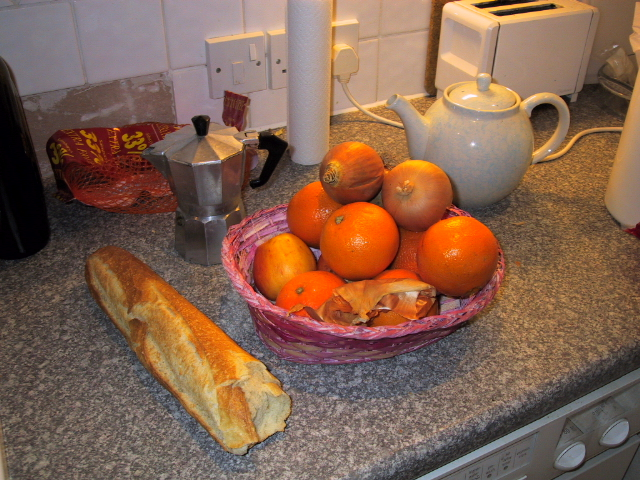
%> input picture matlab/toolbox/structure_and_motion/j1.bmp, 640 x 480 px
$ octave torr_cor_script.m   (GNU Octave 9; MATLAB toolbox functions it lacks are replaced by stand-ins)
%> lines starting %> are read from the running program, lines starting %| are printed output that depends on the picture
### matlab/toolbox/structure_and_motion/torr_charris.m
% %
% % HISTORY
%   2001 Philip Torr (philtorr@microsoft.com, phst@robots.ac.uk) at Microsoft
%   Created.
%
%  Copyright © Microsoft Corp. 2002
%
%
% REF:	"A combined corner and edge detector", C.G. Harris and M.J. Stephens
%	Proc. Fourth Alvey Vision Conf., Manchester, pp 147-151, 1988.
%
%%to do: we might want to make this so it can either take a threshold or a fixed number of corners...
%
% c_coord is the n x 2 x,y position of the corners
% im is the image as a matrix
% width is the width of the smoothing function
% sigma is the smoothing sigma
% subpixel = 1 for subpixel results (not implemented yet)

%%%%%bugs fixed Jan 2003

function [c_coord] = torr_charris(im, ncorners, width, sigma, subpixel)


if (nargin < 2)
    error('not enough input in  charris');
elseif (nargin ==2)
    width = 3; %default
    sigma = 1;
end

if (nargin < 5)
    subpixel = 0;
end

mask = [-1 0 1; -1 0 1; -1 0 1] / 3;

% compute horizontal and vertical gradients
%%note because of the way Matlab does this Ix and Iy will be 2 rows and columns smaller than im
Ix = conv2(im, mask, 'valid');
Iy = conv2(im, mask', 'valid');

% compute squares amd product
Ixy = Ix .* Iy;
Ix2 = Ix.^2;
Iy2 = Iy.^2;
Ixy2 = Ixy .^2;

% smooth them
gmask = torr_gauss_mask(width, sigma);

%gim = conv2(im, gmask, 'valid');
%%note because of the way Matlab does this Ix and Iy will be width*2 rows and columns smaller than Ix2,
% for a total of (1 + width)*2 smaller than im.
GIx2 = conv2(Ix2, gmask, 'valid');
GIy2 = conv2(Iy2, gmask, 'valid');
GIxy2 = conv2(Ixy2, gmask, 'valid');

% computer cornerness
% c = (GIx2 + GIy2) ./ (GIx2 .* GIy2 - GIxy2 + 1.0);

 %%%one problem is that this could be negative for certain images.
c = (GIx2 + GIy2) - 0.04 * (GIx2 .* GIy2 - GIxy2.^2);
%figure
%imagesc(c);
%figure
%c is smaller than before got border of 2 taken off all round
%size(c)

%compute max value around each pixel
%cmin = imorph(c, ones(3,3), 'min');
%assuming that the values in c are all positive,
%this returns the max value at that pixel if it is a local maximum,
%otherwise we return an arbitrary negative value
cmax = torr_max3x3(double(c));

%
% if pixel equals max, it is a local max, find index,
ci3 = find(c == cmax);
cs3 = c(ci3);

[cs2,ci2] = sort(cs3); %ci2 2 is an index into ci3 which is an index into c


%put strongest ncorners corners in a list cs together with indices ci

l = length(cs2)
lb = max(1,l-ncorners+1);

cs = cs2(lb:l);
ci2s = ci2(lb:l);

ci = ci3(ci2s);

corn_thresh = cs(1);

disp(corn_thresh);


%row and column of each corner

[nrows, ncols] = size(c);

%plus four for border
%   c_row = rem(ci,nrows) +4;
%   c_col = ( ci - c_row )/nrows + 1 +4;
border = 1 + width;
c_row = rem(ci,nrows) + border;
c_col = ( ci - c_row  +2)/nrows + 1 + border;

%   %to convert to x,y we need to convert from rows to y
c_coord = [c_col c_row];


%see Nister's thesis page 19.
if subpixel
    disp('subpixel not done yet')
end


% [36 lines of commented-out code are left out]

### matlab/toolbox/structure_and_motion/torr_gauss_mask.m
%	By Philip Torr 2002
%	copyright Microsoft Corp.
% %
% % HISTORY
%   2001 Philip Torr (philtorr@microsoft.com, phst@robots.ac.uk) at Microsoft
%   Created.
%
%  Copyright © Microsoft Corp. 2002
%
%
%	Returns a W x W matrix with a unit amplitude Gaussian function of
%	standard deviation SIGMA.  The Gaussian is centered within the matrix.
%
function gmask = gauss_mask(w, sigma)

	ww = 2*w + 1;

	[x,y] = meshgrid(-w:w, -w:w);

	gmask = 1/(2*pi) * exp( -(x.^2 + y.^2)/2/sigma^2);

	gmask = gmask / sum(sum(gmask));

### matlab/toolbox/structure_and_motion/torr_cor_script.m
%	By Philip Torr 2002
%	copyright Microsoft Corp.
%% to test the Harris corner detector
%torr_cor_script.m

%clear all
%profile on
figure
i1 = imread('j1.bmp','bmp');
%> i1 is the input picture: size 480x640x3 uint8; mean R, G, B 132, 98.4, 79.4
%imshow(i1)
if length(size(i1)) == 3
    g1 = rgb2gray(i1);
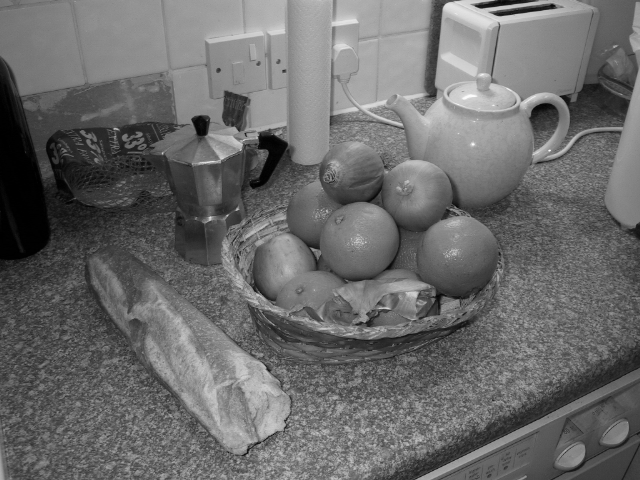
%> g1: size 480x640 uint8; min 0, max 252, mean 106.3
else
    g1 = i1;
end
%imshow(g1);
d1 = double(g1);

ncorners = 500
width = 4
sigma = 1
subpixel = 0

[ccr1]  = torr_charris(d1, ncorners, width, sigma, subpixel);
%> in torr_charris, `Ix = conv2(im, mask, 'valid');`:
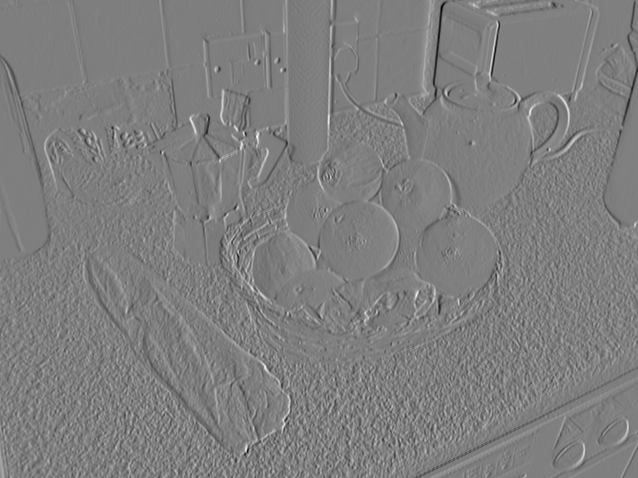
%> Ix: size 478x638 double; min -133.7, max 134.7, mean -0.1; drawn with min black and max white
%> in torr_charris, `Iy = conv2(im, mask', 'valid');`:
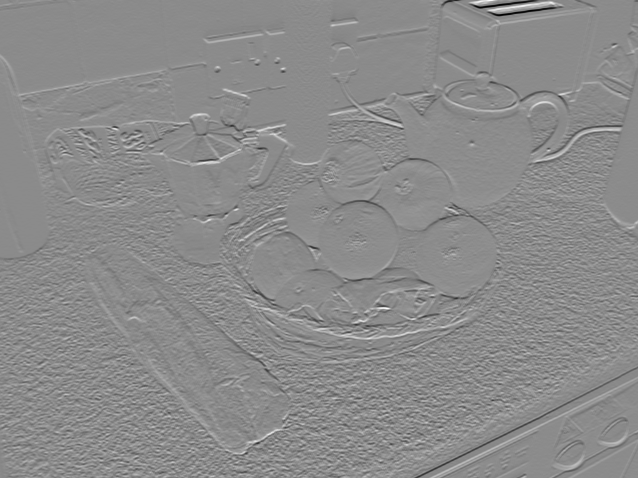
%> Iy: size 478x638 double; min -180.3, max 150, mean 0.2; drawn with min black and max white
%> in torr_charris, `Ixy = Ix .* Iy;`:
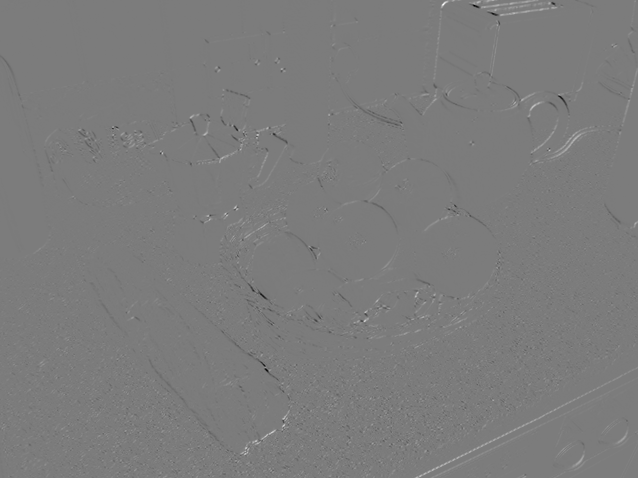
%> Ixy: size 478x638 double; min -9525.3, max 10056.4, mean 11.7; drawn with min black and max white
%> in torr_charris, `Ix2 = Ix.^2;`:
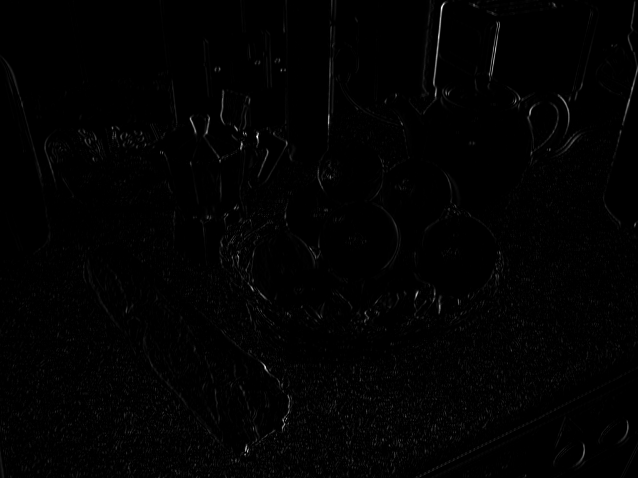
%> Ix2: size 478x638 double; min 0, max 18135.1, mean 169.7; drawn with min black and max white
%> in torr_charris, `GIy2 = conv2(Iy2, gmask, 'valid');`:
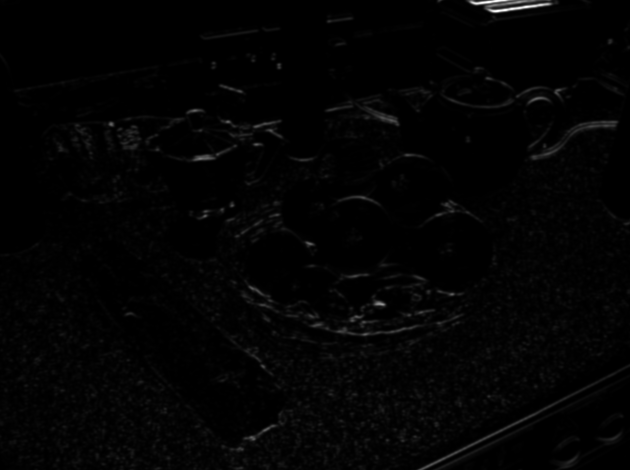
%> GIy2: size 470x630 double; min 0.000172, max 17341, mean 253.7; drawn with min black and max white
%> the run ends on the next line
